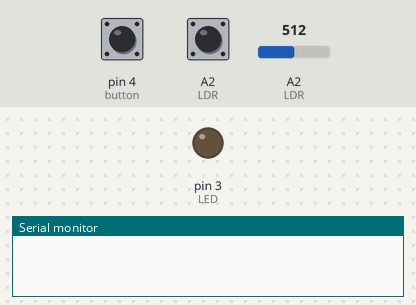
The sketch below on a simulated Arduino Uno, built with avr-gcc and run on an emulated ATmega328P. On the bench: output pins drawn as LEDs (lit = HIGH), the last lines printed to the serial monitor. The test bench sets the inputs (shaded band); at power-on: pin 4 (button) HIGH, A2 (LDR) = 512, A2 (LDR) HIGH.

Above: at 1.2 s.
1.3 s: pin 4 (button) pulled LOW for 0.15 s
At 1.8 s:
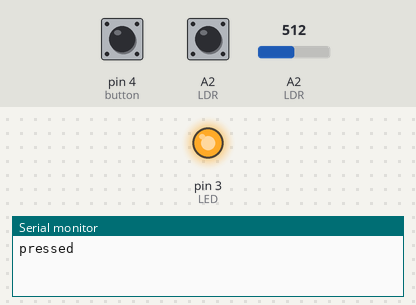
2.9 s: A2 (LDR) set to 266
4.4 s: A2 (LDR) set to 242
At 4.7 s:
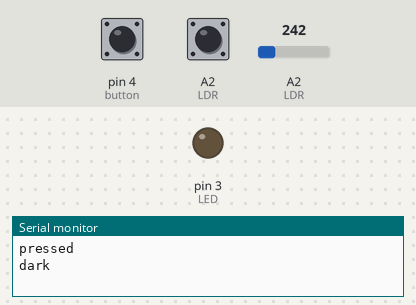
5.9 s: pin 4 (button) pulled LOW for 1 s
At 6.5 s:
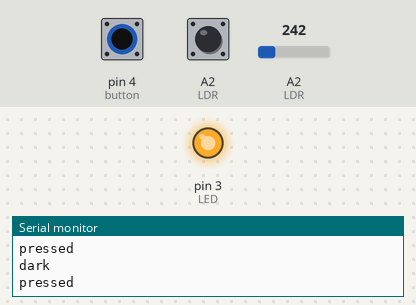
8.4 s: pin 4 (button) pulled LOW for 3.2 s
At 9.6 s:
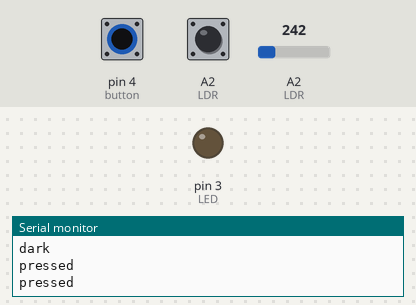
Timing chart, 0 to 11.4 s (numbered marks = the images above; inputs shaded):
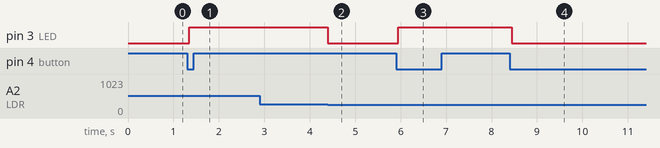

Measured:
- the behaviour switches between 250 and 249 on A2 (LDR) (found by bisection; images 1 and 2)
- after the input at 1.3 s, pin 3 (LED): LOW → HIGH after 0.05 s
- after the input at 2.9 s, every drawn part: stays the same
- after the input at 4.4 s, pin 3 (LED): HIGH → LOW at once
- after the input at 5.9 s, pin 3 (LED): LOW → HIGH after 0.05 s
- after the input at 8.4 s, pin 3 (LED): HIGH → LOW after 0.05 s

The sketch:

casusopdracht1510.ino
```cpp
#include <ezButton.h>


#define LDR A2
#define LED 3
ezButton button(4);

bool ledState;
bool lichtState;
bool newstate;
void setup() {
  // put your setup code here, to run once:
pinMode(LDR,INPUT_PULLUP);
pinMode(LED,OUTPUT);
button.setDebounceTime(50);
lichtState = digitalRead(LDR);
Serial.begin(9600);
lichtState = true;
}

void loop() {
  // put your main code here, to run repeatedly:
button.loop();
if(button.isPressed())
{
  Serial.println("pressed");
  if(ledState)
  {
    ledState = false;
  }else
  {
    ledState = true;
  }
}
if(analogRead(LDR) >=250)
{
  newstate = true;
}else{
  newstate = false;
}
  if(lichtState != newstate)
  {
    if(!newstate)
  {
    Serial.println("dark");
    ledState = false;
    lichtState = false;
  }else
  {
    Serial.println("light");
    ledState = true;
    lichtState = true;
  }
  }

if(ledState)
  {
    digitalWrite(LED,HIGH);
  }else
  {
    digitalWrite(LED,LOW);
  }
}
```
